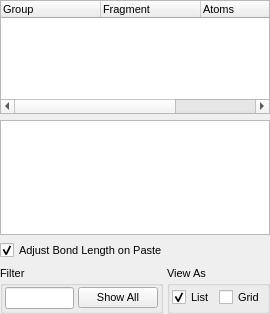
<ui version="4.0">
 <class>FragmentsWidget</class>
 <widget class="QDockWidget" name="FragmentsWidget">
  <property name="geometry">
   <rect>
    <x>0</x>
    <y>0</y>
    <width>270</width>
    <height>314</height>
   </rect>
  </property>
  <property name="minimumSize">
   <size>
    <width>270</width>
    <height>263</height>
   </size>
  </property>
  <property name="font">
   <font>
    <pointsize>8</pointsize>
   </font>
  </property>
  <property name="floating">
   <bool>true</bool>
  </property>
  <property name="allowedAreas">
   <set>Qt::LeftDockWidgetArea|Qt::RightDockWidgetArea</set>
  </property>
  <property name="windowTitle">
   <string>Fragments</string>
  </property>
  <widget class="QWidget" name="dockWidgetContents">
   <layout class="QVBoxLayout" name="verticalLayout">
    <property name="margin">
     <number>0</number>
    </property>
    <item>
     <widget class="QTreeWidget" name="FragmentTree">
      <property name="sizePolicy">
       <sizepolicy hsizetype="Expanding" vsizetype="Expanding">
        <horstretch>0</horstretch>
        <verstretch>0</verstretch>
       </sizepolicy>
      </property>
      <property name="editTriggers">
       <set>QAbstractItemView::DoubleClicked</set>
      </property>
      <property name="selectionMode">
       <enum>QAbstractItemView::SingleSelection</enum>
      </property>
      <property name="iconSize">
       <size>
        <width>75</width>
        <height>75</height>
       </size>
      </property>
      <column>
       <property name="text">
        <string>Group</string>
       </property>
      </column>
      <column>
       <property name="text">
        <string>Fragment</string>
       </property>
      </column>
      <column>
       <property name="text">
        <string>Atoms</string>
       </property>
      </column>
      <column>
       <property name="text">
        <string>Description</string>
       </property>
      </column>
     </widget>
    </item>
    <item>
     <widget class="QTableWidget" name="FragmentTable">
      <property name="editTriggers">
       <set>QAbstractItemView::NoEditTriggers</set>
      </property>
      <property name="selectionMode">
       <enum>QAbstractItemView::SingleSelection</enum>
      </property>
      <property name="iconSize">
       <size>
        <width>75</width>
        <height>75</height>
       </size>
      </property>
     </widget>
    </item>
    <item>
     <widget class="QCheckBox" name="AdjustBondLengthCheck">
      <property name="toolTip">
       <string>If selected, the position of the anchored model will be adjusted to reflect the single bond length of the two newy-bound atoms</string>
      </property>
      <property name="text">
       <string>Adjust Bond Length on Paste</string>
      </property>
      <property name="checked">
       <bool>true</bool>
      </property>
     </widget>
    </item>
    <item>
     <layout class="QHBoxLayout" name="horizontalLayout_2">
      <property name="spacing">
       <number>4</number>
      </property>
      <item>
       <widget class="QGroupBox" name="FilterGroup">
        <property name="sizePolicy">
         <sizepolicy hsizetype="Preferred" vsizetype="Minimum">
          <horstretch>0</horstretch>
          <verstretch>0</verstretch>
         </sizepolicy>
        </property>
        <property name="title">
         <string>Filter</string>
        </property>
        <layout class="QHBoxLayout">
         <property name="spacing">
          <number>4</number>
         </property>
         <property name="margin">
          <number>2</number>
         </property>
         <item>
          <widget class="QLineEdit" name="FragmentFilterEdit"/>
         </item>
         <item>
          <widget class="QPushButton" name="FragmentShowAllButton">
           <property name="text">
            <string>Show All</string>
           </property>
           <property name="autoDefault">
            <bool>false</bool>
           </property>
          </widget>
         </item>
        </layout>
       </widget>
      </item>
      <item>
       <widget class="QGroupBox" name="ViewAsGroup">
        <property name="title">
         <string>View As</string>
        </property>
        <layout class="QHBoxLayout" name="horizontalLayout">
         <property name="spacing">
          <number>4</number>
         </property>
         <property name="margin">
          <number>2</number>
         </property>
         <item>
          <widget class="QCheckBox" name="ViewAsListCheck">
           <property name="text">
            <string>List</string>
           </property>
           <property name="checked">
            <bool>true</bool>
           </property>
           <property name="autoExclusive">
            <bool>true</bool>
           </property>
          </widget>
         </item>
         <item>
          <widget class="QCheckBox" name="ViewAsGridCheck">
           <property name="text">
            <string>Grid</string>
           </property>
           <property name="checked">
            <bool>false</bool>
           </property>
           <property name="autoExclusive">
            <bool>true</bool>
           </property>
          </widget>
         </item>
        </layout>
       </widget>
      </item>
     </layout>
    </item>
   </layout>
  </widget>
 </widget>
 <resources/>
 <connections/>
</ui>
